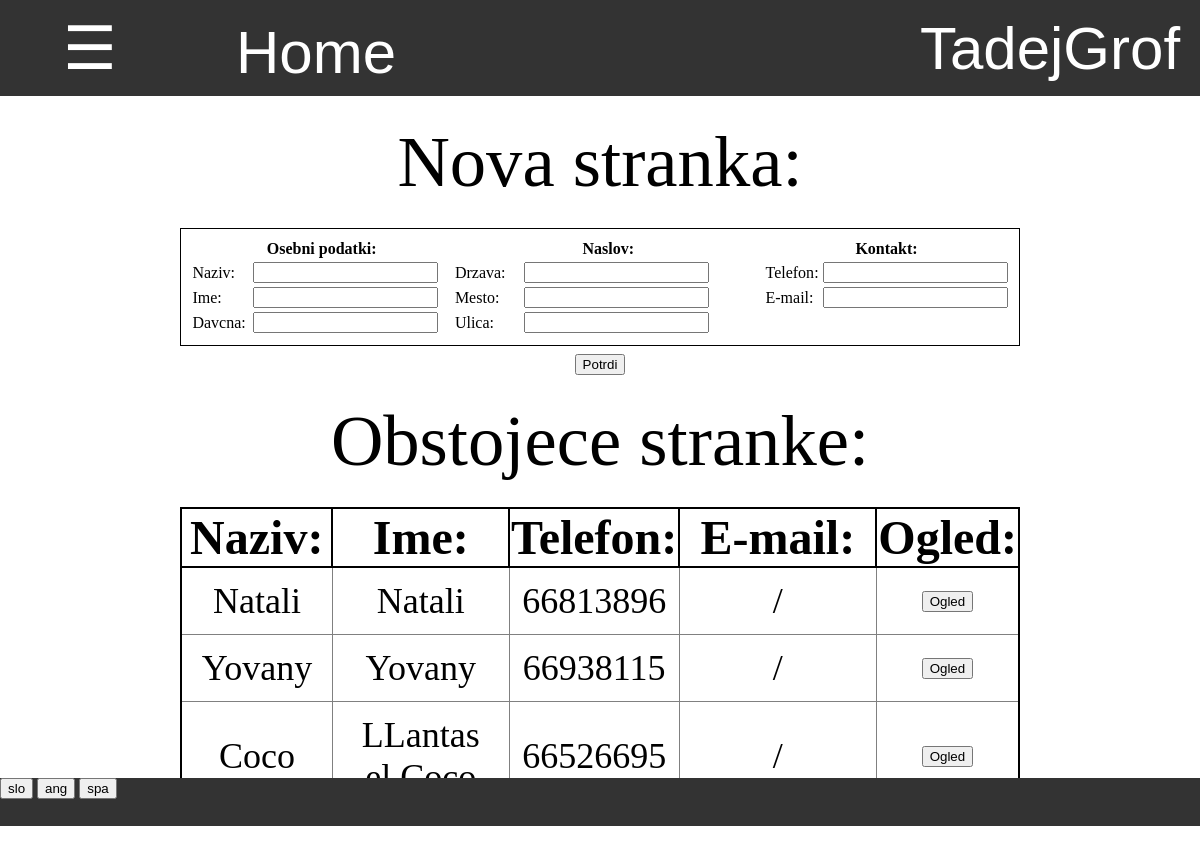
The app's page /prodaja/pregled_strank/ (signed in) with its own data.
### program/models.py (models this page shows)
class Profil(models.Model):
    user = models.OneToOneField(User,on_delete=models.CASCADE)
    jezik =  models.CharField(default="spa",max_length=3, choices=JEZIKI)

### prodaja/models.py (models this page shows, shortened)
class Stranka(models.Model):
    prodaja = models.ForeignKey(Prodaja, default=1, on_delete=models.CASCADE)
    naziv = models.CharField(default="", max_length=30)
    ime = models.CharField(default="", max_length=30)
    telefon = models.CharField(default="", max_length=20)
    mail = models.CharField(default="",max_length=40)
    naslov = models.OneToOneField(Naslov, on_delete=models.CASCADE, default=0)
    davcna = models.CharField(default="", max_length=30)
    status = models.CharField(default='aktivno',max_length=10)
    stevilo_kupljenih = models.IntegerField(default=0)
    skupna_cena_kupljenih = models.DecimalField(decimal_places=1,max_digits=5,default=0)

### prodaja/pviews.py (the view)
# urls.py: path('', pviews.pregled_strank, name='pregled_strank'),
def pregled_strank(request):
    stranke = Stranka.objects.all().filter(status = 'aktivno').order_by('skupna_cena_kupljenih')
    return pokazi_stran(request, 'prodaja/pregled_strank.html', {'stranke': stranke})

### prodaja/pviews.py (called while the page is built)
def vrni_slovar(request):
    with open('slovar.json') as dat:
        slovar = json.load(dat)
    return slovar

def pokazi_stran(request, html, baze={}):
    slovar = {'zaloga':zaloga,'program':program,'slovar':vrni_slovar(request),'jezik':request.user.profil.jezik}
    slovar.update(baze)
    return render(request, html, slovar)

### program/models.py (called while the page is built)
    @property
    def vrni_jezike(self):
        return JEZIKI

### zaloga/templatetags/zaloga_exstras.py (called while the page is built)
@register.filter
def keyvalue(dict, key):
    return dict[key]

### prodaja/templates/prodaja/pregled_strank.html (shortened to what this page needs)
{% extends 'program/base.html' %}
{% load zaloga_exstras %}
{% block content %}
    {% if perms.prodaja.add_stranka %}
    <div class="title" style="margin-top:2%;font-size:5vh">
        {{slovar|keyvalue:'Nova stranka'|keyvalue:jezik}}:
    </div>
    <div style="display:inline-block;width:70%;text-align:center;margin-top:2%">
        <table style="padding:1%;border:1px solid black" class="tabela_podatkov">
            <tr>
                <th width="33%" colspan="2"> {{slovar|keyvalue:'Osebni podatki'|keyvalue:jezik}}: </th>
                <th width="42%" colspan="2"> {{slovar|keyvalue:'Naslov'|keyvalue:jezik}}: </th>
                <th width="25%" colspan="2"> {{slovar|keyvalue:'Kontakt'|keyvalue:jezik}}: </th>
            </tr>
            <tr>
                <td> {{slovar|keyvalue:'Naziv'|keyvalue:jezik}}: </td>
                <td> <input form="nova_stranka" name="naziv" type="text" required autocomplete="off"> </td>
                <td> {{slovar|keyvalue:'Drzava'|keyvalue:jezik}}: </td>
                <td> <input form="nova_stranka" name="drzava" type="text" required autocomplete="off"> </td>
                <td> {{slovar|keyvalue:'Telefon'|keyvalue:jezik}}: </td>
                <td> <input form="nova_stranka" name="telefon" type="text" autocomplete="off"> </td>
            </tr>
            <tr>
                <td> {{slovar|keyvalue:'Ime'|keyvalue:jezik}}: </td>
                <td> <input form="nova_stranka" name="ime" type="text" required autocomplete="off"> </td>
                <td> {{slovar|keyvalue:'Mesto'|keyvalue:jezik}}: </td>
                <td> <input form="nova_stranka" name="mesto" type="text" required autocomplete="off"> </td>
                <td> {{slovar|keyvalue:'E-mail'|keyvalue:jezik}}: </td>
                <td> <input form="nova_stranka" name="mail" type="text" autocomplete="off"> </td>
            </tr>
            <tr>
                <td> {{slovar|keyvalue:'Davcna'|keyvalue:jezik}}: </td>
                <td> <input form="nova_stranka" name="davcna" type="text" autocomplete="off"> </td>
                <td> {{slovar|keyvalue:'Ulica'|keyvalue:jezik}}: </td>
                <td> <input form="nova_stranka" name="naslov" type="text" required autocomplete="off"> </td>
            </tr>
        </table>
        <form id="nova_stranka" action="{% url 'nova_stranka' %}" method="POST">
            <input type="submit" value="{{slovar|keyvalue:'Potrdi'|keyvalue:jezik}}">
        </form>
    </div>
    {% endif %}
    <div class="title" style="font-size:5vh;margin:2%;">
        {{slovar|keyvalue:'Obstojece stranke'|keyvalue:jezik}}:
    </div>
    <div style="display:inline-block;width:70%;text-align:center">
        <table class="tabela_vnosov">
            <tr>
                <th width="15%"> {{slovar|keyvalue:'Naziv'|keyvalue:jezik}}: </th>
                <th width="23%"> {{slovar|keyvalue:'Ime'|keyvalue:jezik}}: </th>
                <th width="20%"> {{slovar|keyvalue:'Telefon'|keyvalue:jezik}}: </th>
                <th width="30%"> {{slovar|keyvalue:'E-mail'|keyvalue:jezik}}: </th>
                <th width="12%"> {{slovar|keyvalue:'Ogled'|keyvalue:jezik}}: </th>
            </tr>
            {% for stranka in stranke %}
                <tr>
                    <td> {{stranka.naziv}} </td>
                    <td> {{stranka.ime}} </td>
                    <td> {{stranka.telefon}} </td>
                    <td style="overflow:hidden"> {{stranka.mail}} </td>
                    <td>
                        <button> {{slovar|keyvalue:'Ogled'|keyvalue:jezik}} </button>
                    </td>
                </tr>
            {% endfor %}
        </table>
    </div>
{% endblock %}

### program/templates/css/navbar.html (shortened to what this page needs)
{% load zaloga_exstras %}
<div id="navbar" class="navbar">
    <button onclick="odpri()" class="nav" style="width:15%"> ☰ </button>
    <a style="width:20%" href="/">Home</a>
    <div class="racun dropdown" id="racun">
        <button class="dropbtn" >{{ user.get_username }}
        </button>
    </div>
</div>

### program/static/css/footer.css (style rules this page uses)
div { margin: 0%; padding: 0%; }
div input { margin: 0%; }
div form { margin:0%; padding: 0% }

### program/templates/program/base.html (style rules this page uses)
body { margin: 0%; padding: 0%; overflow:hidden; }
div { margin: 0%; padding: 0%; }

### program/templates/css/tabele.html (style rules this page uses)
table.tabela_vnosov { width:100%; border-spacing:0; border: 2px solid black; border-collapse: collapse; padding:0.5% }
table.tabela_vnosov th { border: 2px solid black; border-collapse: collapse; font-size: 4vmin }
table.tabela_vnosov td { font-size: 3vmin; text-align: center; border: 1px solid grey; padding: 1vmin; border-collapse: collapse; }
table.tabela_podatkov { width:100%; margin-bottom:1%; }

### program/templates/css/navbar.html (style rules this page uses)
.navbar { overflow: hidden; background-color: #333; font-family: Arial; height:12% }
.navbar a { float: left; font-size: 5vmin; color: white; text-align: center; padding: 18px 16px; text-decoration:none; height:100%; }
.navbar .dropdown, .nav { float: left; height:100%; width:100%; margin:0; overflow:hidden; }
.navbar .dropdown .dropbtn, .nav { font-size: 5vmin; border: none; outline: none; color: white; padding: 12px 16px; width:100%; height:100%; background-color: inherit; font-family: inherit; margin: 0; }
.navbar .racun { float:right; width:300px; overflow:hidden }

### records on screen
Profil: jezik "Nova stranka", jezik "Osebni podatki", jezik "Naslov", jezik "Kontakt", jezik "Naziv", jezik "Drzava", jezik "Telefon", jezik "Ime", jezik "Mesto", jezik "E-mail", jezik "Davcna", jezik "Ulica", jezik "Potrdi", jezik "Obstojece stranke", jezik "Ogled"
Stranka: naziv "Natali", ime "Natali", telefon "66813896", mail "/"
Stranka: naziv "Yovany", ime "Yovany", telefon "66938115", mail "/"
Stranka: naziv "Coco", ime "LLantas…", telefon "66526695", mail "/"

### other values on screen
{{ user.get_username }} "TadejGrof"
